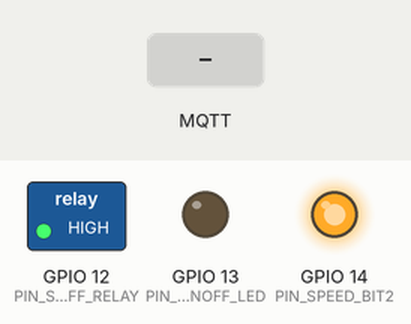
Bench run of a sketch on a simulated ESP8266 (NodeMCU). Parts: switched loads named in the sketch (green lamp = pin HIGH), output pins drawn as LEDs (lit = HIGH). The inputs (shaded band) are chosen by the test bench. WiFi joins after 1.5 s; servers stay silent unless stated; no MQTT or app messages arrive unless stated; not simulated (calls return 0 or success): wifi_credentials.h.

Above: at 6.8 s.
6.9 s: MQTT message "FAN_SPEED" arrives on the first subscribed topic
At 7.4 s:
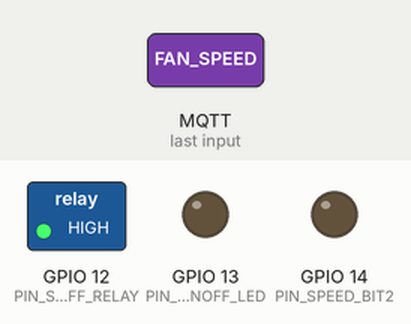
8.4 s: MQTT message "FAN_OFF" arrives on the first subscribed topic
At 9.6 s:
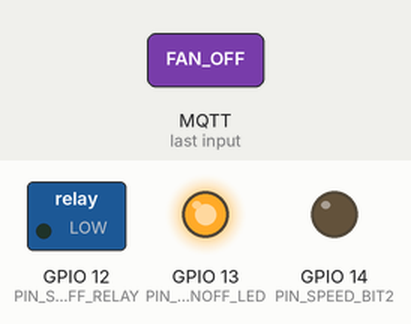
9.9 s: MQTT message "FAN_ON" arrives on the first subscribed topic
At 11.1 s:
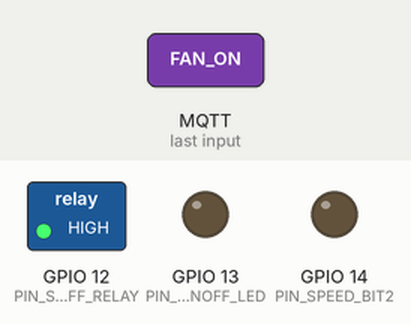
11.4 s: MQTT message "FAN_OFF" arrives on the second subscribed topic
At 12.4 s:
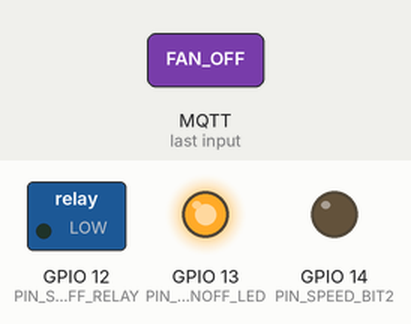
Timing chart, 0 to 13.9 s (numbered marks = the images above; inputs shaded):
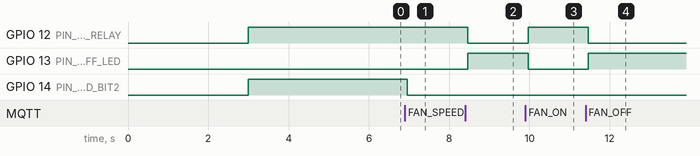

Measured:
- after the input at 6.9 s, GPIO 14 (PIN_SPEED_BIT2): HIGH → LOW after 0.06 s
- after the input at 8.4 s, GPIO 12 (PIN_SONOFF_RELAY): HIGH → LOW after 0.06 s; GPIO 13 (PIN_SONOFF_LED): LOW → HIGH after 0.06 s
- after the input at 9.9 s, GPIO 12 (PIN_SONOFF_RELAY): LOW → HIGH after 0.07 s; GPIO 13 (PIN_SONOFF_LED): HIGH → LOW after 0.07 s
- after the input at 11.4 s, GPIO 12 (PIN_SONOFF_RELAY): HIGH → LOW after 0.07 s; GPIO 13 (PIN_SONOFF_LED): LOW → HIGH after 0.07 s

The sketch:

SONOFF-Fan-Control-v1.ino
```cpp
/*
 PUBSUB MQTT library

 Basic ESP8266 MQTT example
 This sketch demonstrates the capabilities of the pubsub library in combination
 with the ESP8266 board/library.

 It connects to an MQTT server then:
  - publishes to topic "sensorsiot/feeds/luminosity" every two seconds. Luminosity here is
    just the VCC value which is published if it is different from the previous value.
  - To see these messages (from any machine with an mqtt client installed) run:
      mosquitto_sub -h mkzense.com -t "sensorsiot/feeds/luminosity"

  - subscribes to the topic "sensorsiot/feeds/command", printing out any messages
    it receives. NB - it assumes the received payloads are strings not binary
  - If message is "ON" turns LED on, if "OFF" turns it off.
      mosquitto_pub -h mkzense.com -t "sensorsiot/feeds/command" -m "ON"
      mosquitto_pub -h mkzense.com -t "sensorsiot/feeds/command" -m "OFF"

  - To see value of LED when it changes, subscribe to
    mosquitto_sub -h mkzense.com -t "sensorsiot/feeds/clientStatus"
    (Note only changes will be published, there is no periodic polling for the value)

 It will reconnect to the server if the connection is lost using a blocking
 reconnect function. See the 'mqtt_reconnect_nonblocking' example for how to
 achieve the same result without blocking the main loop.

 To install the ESP8266 board, (using Arduino 1.6.4+):
  - Add the following 3rd party board manager under "File -> Preferences -> Additional Boards Manager URLs":
       http://arduino.esp8266.com/stable/package_esp8266com_index.json
  - Open the "Tools -> Board -> Board Manager" and click install for the ESP8266"
  - Select your ESP8266 in "Tools -> Board"
  Code from Andreas Spiess
*/

//Builtin LED for ESP8266 board (can't use LED_BUILTIN which is GPIO1)
//Builtin LED for ESP8266 board: ESP 12 : pin GPIO2
//LED for SONOFF is GPIO13

//Have to turn Serial off, because using RX and TX pins as GPIO

//SONOFF Pins
#define PIN_SONOFF_RELAY   12 //High to turn on
#define PIN_TX              1
#define PIN_RX              3
#define PIN_SONOFF_LED     13 //Low to turn on

#define PIN_SPEED_BIT0     PIN_RX
#define PIN_SPEED_BIT1     PIN_TX
#define PIN_SPEED_BIT2     14

#include <ESP8266WiFi.h>
#include <PubSubClient.h>

//define WIFI_SSID and WIFI_PASSWORD
//in this file
#include "wifi_credentials.h"

/*
 *  I save my credentials in a file to protect them. Please comment this line and fill out
 *  your credentials below
 *
 */
//#include "credentials_CloudMQTT.h"
//#include "credentials_Adafruit_IO.h"

#define ssid          WIFI_SSID
#define password      WIFI_PASSWORD

//MQTT server info
#define SERVER          "mkzense.com"
#define SERVERPORT      1883  //This is the default MQTT broker port
#define MQTT_USERNAME   ""
#define MQTT_KEY        ""
#define USERNAME          "sensorsiot/"
#define PREAMBLE          "feeds/"
//Topics
#define T_LUMINOSITY      "luminosity"
#define T_CLIENTSTATUS    "clientStatus"
#define T_COMMAND         "command"


unsigned long entry;
byte clientStatus, prevClientStatus = 99;
float luminosity, prevLumiosity = -1;
char valueStr[5];

WiFiClient WiFiClient;

// create MQTT object
PubSubClient client(WiFiClient);

int ctr = 0;

void setup() {

  delay(3000);

  pinMode(PIN_SONOFF_LED, OUTPUT);
  pinMode(PIN_SONOFF_RELAY, OUTPUT);

/*
  pinMode(PIN_SPEED_BIT0, FUNCTION_3);
  pinMode(PIN_SPEED_BIT0, OUTPUT);

  pinMode(PIN_SPEED_BIT1, FUNCTION_3);
  pinMode(PIN_SPEED_BIT1, OUTPUT);
*/

  pinMode(PIN_SPEED_BIT2, OUTPUT);

  //By default turn relay on
  //set all speed control bits to 1 (highest speed)
  digitalWrite(PIN_SONOFF_LED, LOW);
  digitalWrite(PIN_SONOFF_RELAY, 1);

  digitalWrite(PIN_SPEED_BIT0,1);
  digitalWrite(PIN_SPEED_BIT1,1);
  digitalWrite(PIN_SPEED_BIT2,1);

  //Serial.begin(115200);
  delay(100);
  //Serial.println();
  //Serial.println();
  //Serial.print("Connecting to ");
  //Serial.println(ssid);

  delay(1000);

  WiFi.begin(ssid, password);

  while (WiFi.status() != WL_CONNECTED) {
    delay(500);
    ctr++;
    //Serial.print(".");
    if (ctr ==30) {
      ESP.deepSleep(2*1e6,WAKE_RFCAL);
    }
  }

  //Serial.println("");
  //Serial.println("WiFi connected");
  //Serial.println("IP address: ");
  //Serial.println(WiFi.localIP());
  WiFi.printDiag(Serial);

  client.setServer(SERVER, SERVERPORT);
  client.setCallback(callback);
}

void loop() {
  delay(100);
  //Serial.println("loop");
  yield();
  if (!client.connected()) {
    //Serial.println("Attempting MQTT connection...");
    // Attempt to connect
    if (client.connect("", MQTT_USERNAME, MQTT_KEY)) {
      //Serial.println("connected");
      // ... and resubscribe
      client.subscribe(USERNAME PREAMBLE T_COMMAND, 1);
      client.subscribe(USERNAME PREAMBLE "test", 1);
    } else {
      //Serial.print("failed, rc=");
      //Serial.print(client.state());
      //Serial.println(" try again in 5 seconds");
      // Wait 5 seconds before retrying
      delay(5000);
    }
  }

/*
  if (millis() - entry > 1200) {
    Serial.println("Measure");
    entry = millis();
    luminosity = ESP.getVcc();
  }

  if (client.connected() && prevLumiosity != luminosity) {
    Serial.println("Publish Luminosity");
    String hi = (String)luminosity;
    hi.toCharArray(valueStr, 5);
    client.publish(USERNAME PREAMBLE T_LUMINOSITY, valueStr);
    prevLumiosity = luminosity;
    delay(500);
  }
*/

  if (client.connected()&& prevClientStatus != clientStatus ) {
    //Serial.println("Publish Status");

    String hi = (String)clientStatus;
    hi.toCharArray(valueStr, 2);
    client.publish(USERNAME PREAMBLE T_CLIENTSTATUS, valueStr);
    prevClientStatus = clientStatus;
  }
  client.loop();
}

//----------------------------------------------------------------------

void callback(char* topic, byte * data, unsigned int length) {
  // handle message arrived {

  String command ;
  int isFanSpeedCommand ;
  int fanSpeedBit0,fanSpeedBit1,fanSpeedBit2;
  int fanSpeed = 7;

  char tmpCharArray[30];

  //Serial.print(topic);
  //Serial.print(": ");

  for (int i = 0; i < length; i++) {
    //Serial.print((char)data[i]);
    tmpCharArray[i] = (char)data[i] ;
  }
  tmpCharArray[length] = '\0';

  //Serial.println();

  command = String(tmpCharArray);
  //Serial.println(command);
  //Serial.println();

  //Is command of the format FAN_SPEED_0, FAN_SPEED_1 etc
  isFanSpeedCommand = command.substring(0,9) == "FAN_SPEED";

  if (isFanSpeedCommand) {
    fanSpeed = command.substring(10).toInt();
    fanSpeedBit0 = fanSpeed & 0x01;
    fanSpeedBit1 = (fanSpeed & 0x02) >> 1;
    fanSpeedBit2 = (fanSpeed & 0x04) >> 2;

    digitalWrite(PIN_SPEED_BIT0, fanSpeedBit0);
    digitalWrite(PIN_SPEED_BIT1, fanSpeedBit1);
    digitalWrite(PIN_SPEED_BIT2, fanSpeedBit2);

    //Serial.print("Fan Speed = ");
    //Serial.print(fanSpeedBit2);
    //Serial.print(fanSpeedBit1);
    //Serial.print(fanSpeedBit0);
    //Serial.println();
  }
  else
  if (command ==  "FAN_OFF") {
     clientStatus = 0;
     digitalWrite(PIN_SONOFF_LED, HIGH );
     digitalWrite(PIN_SONOFF_RELAY, LOW);
     //Serial.println("Send command: FAN OFF");
  }
  else
  if ( command == "FAN_ON") {
      clientStatus = 1;
      digitalWrite(PIN_SONOFF_LED, LOW );
      digitalWrite(PIN_SONOFF_RELAY, HIGH);
      //Serial.println("Send command: FAN ON");
  }

  //Serial.println();
}
```
